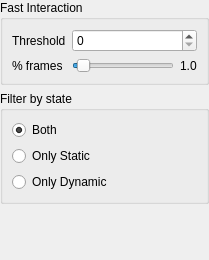
<?xml version="1.0" encoding="UTF-8"?>
<ui version="4.0">
 <class>DisplayManager_ui</class>
 <widget class="QWidget" name="DisplayManager_ui">
  <property name="geometry">
   <rect>
    <x>0</x>
    <y>0</y>
    <width>209</width>
    <height>260</height>
   </rect>
  </property>
  <property name="sizePolicy">
   <sizepolicy hsizetype="Expanding" vsizetype="Preferred">
    <horstretch>0</horstretch>
    <verstretch>0</verstretch>
   </sizepolicy>
  </property>
  <property name="windowTitle">
   <string>GroupBox</string>
  </property>
  <layout class="QVBoxLayout" name="verticalLayout_2">
   <property name="leftMargin">
    <number>0</number>
   </property>
   <property name="topMargin">
    <number>0</number>
   </property>
   <property name="rightMargin">
    <number>0</number>
   </property>
   <property name="bottomMargin">
    <number>0</number>
   </property>
   <item>
    <widget class="QGroupBox" name="groupBox_2">
     <property name="sizePolicy">
      <sizepolicy hsizetype="Preferred" vsizetype="Minimum">
       <horstretch>0</horstretch>
       <verstretch>0</verstretch>
      </sizepolicy>
     </property>
     <property name="title">
      <string>Fast Interaction</string>
     </property>
     <layout class="QVBoxLayout" name="verticalLayout_3">
      <item>
       <layout class="QFormLayout" name="formLayout">
        <item row="0" column="0">
         <widget class="QLabel" name="label">
          <property name="toolTip">
           <string>&lt;html&gt;&lt;head/&gt;&lt;body&gt;&lt;p&gt;Threshold used for Fast Rendering. If there are more frames, Fast Rendering is enabled&lt;/p&gt;&lt;/body&gt;&lt;/html&gt;</string>
          </property>
          <property name="text">
           <string>Threshold</string>
          </property>
         </widget>
        </item>
        <item row="1" column="0">
         <widget class="QLabel" name="label_2">
          <property name="toolTip">
           <string>&lt;html&gt;&lt;head/&gt;&lt;body&gt;&lt;p&gt;Percentage of frames displayed in Fast Rendering mode&lt;/p&gt;&lt;/body&gt;&lt;/html&gt;</string>
          </property>
          <property name="text">
           <string>% frames</string>
          </property>
         </widget>
        </item>
        <item row="0" column="1">
         <widget class="QSpinBox" name="spinBox_Threshold">
          <property name="toolTip">
           <string>&lt;html&gt;&lt;head/&gt;&lt;body&gt;&lt;p&gt;Threshold used for Fast Rendering. If there are more frames, Fast Rendering is enabled&lt;/p&gt;&lt;/body&gt;&lt;/html&gt;</string>
          </property>
         </widget>
        </item>
        <item row="1" column="1">
         <layout class="QHBoxLayout" name="horizontalLayout">
          <item>
           <widget class="QSlider" name="horizontalSlider_Percentage">
            <property name="toolTip">
             <string>&lt;html&gt;&lt;head/&gt;&lt;body&gt;&lt;p&gt;Percentage of frames displayed in Fast Rendering mode&lt;/p&gt;&lt;/body&gt;&lt;/html&gt;</string>
            </property>
            <property name="value">
             <number>4</number>
            </property>
            <property name="orientation">
             <enum>Qt::Horizontal</enum>
            </property>
            <property name="tickPosition">
             <enum>QSlider::NoTicks</enum>
            </property>
            <property name="tickInterval">
             <number>1</number>
            </property>
           </widget>
          </item>
          <item>
           <widget class="QLabel" name="label_Percentage">
            <property name="toolTip">
             <string>&lt;html&gt;&lt;head/&gt;&lt;body&gt;&lt;p&gt;Percentage of frames displayed in Fast Rendering mode&lt;/p&gt;&lt;/body&gt;&lt;/html&gt;</string>
            </property>
            <property name="text">
             <string>1.0</string>
            </property>
           </widget>
          </item>
         </layout>
        </item>
       </layout>
      </item>
     </layout>
    </widget>
   </item>
   <item>
    <widget class="QGroupBox" name="groupBox">
     <property name="sizePolicy">
      <sizepolicy hsizetype="Preferred" vsizetype="Minimum">
       <horstretch>0</horstretch>
       <verstretch>0</verstretch>
      </sizepolicy>
     </property>
     <property name="title">
      <string>Filter by state</string>
     </property>
     <layout class="QVBoxLayout" name="verticalLayout_4">
      <item>
       <layout class="QVBoxLayout" name="verticalLayout">
        <item>
         <widget class="QRadioButton" name="radioButton_Both">
          <property name="toolTip">
           <string>&lt;html&gt;&lt;head/&gt;&lt;body&gt;&lt;p&gt;Display both static and dynamic bounding boxes&lt;/p&gt;&lt;/body&gt;&lt;/html&gt;</string>
          </property>
          <property name="text">
           <string>Both</string>
          </property>
          <property name="checked">
           <bool>true</bool>
          </property>
         </widget>
        </item>
        <item>
         <widget class="QRadioButton" name="radioButton_Only_Static">
          <property name="toolTip">
           <string>&lt;html&gt;&lt;head/&gt;&lt;body&gt;&lt;p&gt;Display only static bounding boxes&lt;/p&gt;&lt;/body&gt;&lt;/html&gt;</string>
          </property>
          <property name="text">
           <string>Only Static</string>
          </property>
         </widget>
        </item>
        <item>
         <widget class="QRadioButton" name="radioButton_Only_Dynamic">
          <property name="text">
           <string>Only Dynamic</string>
          </property>
         </widget>
        </item>
       </layout>
      </item>
     </layout>
    </widget>
   </item>
   <item>
    <spacer name="verticalSpacer">
     <property name="orientation">
      <enum>Qt::Vertical</enum>
     </property>
     <property name="sizeHint" stdset="0">
      <size>
       <width>20</width>
       <height>40</height>
      </size>
     </property>
    </spacer>
   </item>
  </layout>
 </widget>
 <resources/>
 <connections/>
</ui>
